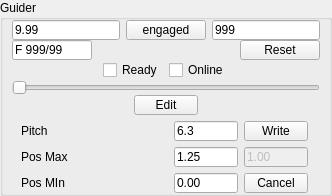
       <widget class="QGroupBox" name="gbGuider">
        <property name="title">
         <string>Guider</string>
        </property>
        <layout class="QVBoxLayout" name="verticalLayout_14">
         <property name="spacing">
          <number>0</number>
         </property>
         <property name="leftMargin">
          <number>0</number>
         </property>
         <property name="topMargin">
          <number>0</number>
         </property>
         <property name="rightMargin">
          <number>0</number>
         </property>
         <property name="bottomMargin">
          <number>0</number>
         </property>
         <item>
          <widget class="QGroupBox" name="groupBox_54">
           <property name="maximumSize">
            <size>
             <width>16777215</width>
             <height>30</height>
            </size>
           </property>
           <property name="styleSheet">
            <string notr="true">QGroupBox {
    border: none;
    margin-top: 0px;
}
</string>
           </property>
           <property name="title">
            <string/>
           </property>
           <layout class="QHBoxLayout" name="horizontalLayout_36">
            <property name="topMargin">
             <number>0</number>
            </property>
            <property name="bottomMargin">
             <number>0</number>
            </property>
            <item>
             <widget class="QLineEdit" name="txtGuidePosIstUI">
              <property name="maximumSize">
               <size>
                <width>16777215</width>
                <height>20</height>
               </size>
              </property>
              <property name="text">
               <string>9.99</string>
              </property>
             </widget>
            </item>
            <item>
             <widget class="QPushButton" name="btnGuideEngaged">
              <property name="maximumSize">
               <size>
                <width>16777215</width>
                <height>20</height>
               </size>
              </property>
              <property name="text">
               <string>engaged</string>
              </property>
             </widget>
            </item>
            <item>
             <widget class="QLineEdit" name="txtGuideIstSpeedUI">
              <property name="maximumSize">
               <size>
                <width>16777215</width>
                <height>20</height>
               </size>
              </property>
              <property name="text">
               <string>999</string>
              </property>
             </widget>
            </item>
           </layout>
          </widget>
         </item>
         <item>
          <widget class="QGroupBox" name="groupBox_53">
           <property name="maximumSize">
            <size>
             <width>16777215</width>
             <height>30</height>
            </size>
           </property>
           <property name="styleSheet">
            <string notr="true">QGroupBox {
    border: none;
    margin-top: 0px;
}
</string>
           </property>
           <property name="title">
            <string/>
           </property>
           <layout class="QHBoxLayout" name="horizontalLayout_37">
            <property name="topMargin">
             <number>0</number>
            </property>
            <property name="bottomMargin">
             <number>0</number>
            </property>
            <item>
             <widget class="QLineEdit" name="txtGuideStatus">
              <property name="maximumSize">
               <size>
                <width>80</width>
                <height>20</height>
               </size>
              </property>
              <property name="text">
               <string>F 999/99</string>
              </property>
             </widget>
            </item>
            <item>
             <spacer name="horizontalSpacer_41">
              <property name="orientation">
               <enum>Qt::Orientation::Horizontal</enum>
              </property>
              <property name="sizeHint" stdset="0">
               <size>
                <width>40</width>
                <height>20</height>
               </size>
              </property>
             </spacer>
            </item>
            <item>
             <widget class="QPushButton" name="btnGuideReset">
              <property name="maximumSize">
               <size>
                <width>16777215</width>
                <height>20</height>
               </size>
              </property>
              <property name="text">
               <string>Reset</string>
              </property>
             </widget>
            </item>
           </layout>
          </widget>
         </item>
         <item>
          <widget class="QGroupBox" name="groupBox_50">
           <property name="maximumSize">
            <size>
             <width>16777215</width>
             <height>30</height>
            </size>
           </property>
           <property name="styleSheet">
            <string notr="true">QGroupBox {
    border: none;
    margin-top: 0px;
}
</string>
           </property>
           <property name="title">
            <string/>
           </property>
           <layout class="QHBoxLayout" name="horizontalLayout_38">
            <property name="topMargin">
             <number>0</number>
            </property>
            <property name="bottomMargin">
             <number>0</number>
            </property>
            <item>
             <spacer name="horizontalSpacer_39">
              <property name="orientation">
               <enum>Qt::Orientation::Horizontal</enum>
              </property>
              <property name="sizeHint" stdset="0">
               <size>
                <width>40</width>
                <height>20</height>
               </size>
              </property>
             </spacer>
            </item>
            <item>
             <widget class="QCheckBox" name="cbGuideReady">
              <property name="maximumSize">
               <size>
                <width>16777215</width>
                <height>20</height>
               </size>
              </property>
              <property name="text">
               <string>Ready</string>
              </property>
             </widget>
            </item>
            <item>
             <widget class="QCheckBox" name="cbGuideOnline">
              <property name="maximumSize">
               <size>
                <width>16777215</width>
                <height>20</height>
               </size>
              </property>
              <property name="text">
               <string>Online</string>
              </property>
             </widget>
            </item>
            <item>
             <spacer name="horizontalSpacer_40">
              <property name="orientation">
               <enum>Qt::Orientation::Horizontal</enum>
              </property>
              <property name="sizeHint" stdset="0">
               <size>
                <width>40</width>
                <height>20</height>
               </size>
              </property>
             </spacer>
            </item>
           </layout>
          </widget>
         </item>
         <item>
          <widget class="QGroupBox" name="groupBox_51">
           <property name="maximumSize">
            <size>
             <width>16777215</width>
             <height>30</height>
            </size>
           </property>
           <property name="styleSheet">
            <string notr="true">QGroupBox {
    border: none;
    margin-top: 0px;
}
</string>
           </property>
           <property name="title">
            <string/>
           </property>
           <layout class="QHBoxLayout" name="horizontalLayout_39">
            <property name="topMargin">
             <number>0</number>
            </property>
            <property name="bottomMargin">
             <number>0</number>
            </property>
            <item>
             <widget class="QSlider" name="sldGuideSpeed">
              <property name="maximumSize">
               <size>
                <width>16777215</width>
                <height>20</height>
               </size>
              </property>
              <property name="orientation">
               <enum>Qt::Orientation::Horizontal</enum>
              </property>
             </widget>
            </item>
           </layout>
          </widget>
         </item>
         <item>
          <widget class="QGroupBox" name="groupBox_52">
           <property name="styleSheet">
            <string notr="true">QGroupBox {
    border: none;
    margin-top: 0px;
}
</string>
           </property>
           <property name="title">
            <string/>
           </property>
           <layout class="QVBoxLayout" name="verticalLayout_15">
            <property name="topMargin">
             <number>0</number>
            </property>
            <property name="bottomMargin">
             <number>0</number>
            </property>
            <item>
             <widget class="QGroupBox" name="groupBox_7">
              <property name="styleSheet">
               <string notr="true">QGroupBox {
    border: none;
    margin-top: 0px;
}
</string>
              </property>
              <property name="title">
               <string/>
              </property>
              <layout class="QHBoxLayout" name="horizontalLayout_48">
               <property name="spacing">
                <number>0</number>
               </property>
               <property name="leftMargin">
                <number>0</number>
               </property>
               <property name="topMargin">
                <number>0</number>
               </property>
               <property name="rightMargin">
                <number>0</number>
               </property>
               <property name="bottomMargin">
                <number>0</number>
               </property>
               <item>
                <spacer name="horizontalSpacer_34">
                 <property name="orientation">
                  <enum>Qt::Orientation::Horizontal</enum>
                 </property>
                 <property name="sizeHint" stdset="0">
                  <size>
                   <width>40</width>
                   <height>20</height>
                  </size>
                 </property>
                </spacer>
               </item>
               <item>
                <widget class="QPushButton" name="btnGuideEdit">
                 <property name="maximumSize">
                  <size>
                   <width>64</width>
                   <height>20</height>
                  </size>
                 </property>
                 <property name="text">
                  <string>Edit</string>
                 </property>
                </widget>
               </item>
               <item>
                <spacer name="horizontalSpacer_2">
                 <property name="orientation">
                  <enum>Qt::Orientation::Horizontal</enum>
                 </property>
                 <property name="sizeHint" stdset="0">
                  <size>
                   <width>64</width>
                   <height>20</height>
                  </size>
                 </property>
                </spacer>
               </item>
              </layout>
             </widget>
            </item>
            <item>
             <widget class="QGroupBox" name="groupBox_55">
              <property name="maximumSize">
               <size>
                <width>16777215</width>
                <height>30</height>
               </size>
              </property>
              <property name="styleSheet">
               <string notr="true">QGroupBox {
    border: none;
    margin-top: 0px;
}
</string>
              </property>
              <property name="title">
               <string/>
              </property>
              <layout class="QHBoxLayout" name="horizontalLayout_42">
               <property name="topMargin">
                <number>0</number>
               </property>
               <property name="rightMargin">
                <number>12</number>
               </property>
               <property name="bottomMargin">
                <number>0</number>
               </property>
               <item>
                <widget class="QLabel" name="label_28">
                 <property name="maximumSize">
                  <size>
                   <width>16777215</width>
                   <height>20</height>
                  </size>
                 </property>
                 <property name="text">
                  <string>Pitch</string>
                 </property>
                </widget>
               </item>
               <item>
                <widget class="QLineEdit" name="txtGuidePitch">
                 <property name="minimumSize">
                  <size>
                   <width>64</width>
                   <height>0</height>
                  </size>
                 </property>
                 <property name="maximumSize">
                  <size>
                   <width>64</width>
                   <height>20</height>
                  </size>
                 </property>
                 <property name="text">
                  <string>6.3</string>
                 </property>
                </widget>
               </item>
               <item>
                <widget class="QPushButton" name="btnGuideWrite">
                 <property name="maximumSize">
                  <size>
                   <width>64</width>
                   <height>20</height>
                  </size>
                 </property>
                 <property name="text">
                  <string>Write</string>
                 </property>
                </widget>
               </item>
              </layout>
             </widget>
            </item>
            <item>
             <widget class="QGroupBox" name="groupBox_57">
              <property name="maximumSize">
               <size>
                <width>16777215</width>
                <height>30</height>
               </size>
              </property>
              <property name="styleSheet">
               <string notr="true">QGroupBox {
    border: none;
    margin-top: 0px;
}
</string>
              </property>
              <property name="title">
               <string/>
              </property>
              <layout class="QHBoxLayout" name="horizontalLayout_41">
               <property name="topMargin">
                <number>0</number>
               </property>
               <property name="rightMargin">
                <number>12</number>
               </property>
               <property name="bottomMargin">
                <number>0</number>
               </property>
               <item>
                <widget class="QLabel" name="label_29">
                 <property name="maximumSize">
                  <size>
                   <width>16777215</width>
                   <height>20</height>
                  </size>
                 </property>
                 <property name="text">
                  <string>Pos Max</string>
                 </property>
                </widget>
               </item>
               <item>
                <widget class="QLineEdit" name="txtGuidePosMax">
                 <property name="minimumSize">
                  <size>
                   <width>64</width>
                   <height>0</height>
                  </size>
                 </property>
                 <property name="maximumSize">
                  <size>
                   <width>64</width>
                   <height>20</height>
                  </size>
                 </property>
                 <property name="text">
                  <string>1.25</string>
                 </property>
                </widget>
               </item>
               <item>
                <widget class="QLineEdit" name="txtGuidePosMaxMax">
                 <property name="enabled">
                  <bool>false</bool>
                 </property>
                 <property name="maximumSize">
                  <size>
                   <width>64</width>
                   <height>20</height>
                  </size>
                 </property>
                 <property name="text">
                  <string>1.00</string>
                 </property>
                </widget>
               </item>
              </layout>
             </widget>
            </item>
            <item>
             <widget class="QGroupBox" name="groupBox_56">
              <property name="maximumSize">
               <size>
                <width>16777215</width>
                <height>30</height>
               </size>
              </property>
              <property name="title">
               <string/>
              </property>
              <layout class="QHBoxLayout" name="horizontalLayout_43">
               <property name="topMargin">
                <number>0</number>
               </property>
               <property name="rightMargin">
                <number>12</number>
               </property>
               <property name="bottomMargin">
                <number>0</number>
               </property>
               <item>
                <widget class="QLabel" name="label_30">
                 <property name="maximumSize">
                  <size>
                   <width>16777215</width>
                   <height>20</height>
                  </size>
                 </property>
                 <property name="text">
                  <string>Pos MIn</string>
                 </property>
                </widget>
               </item>
               <item>
                <widget class="QLineEdit" name="txtGuidePosMin">
                 <property name="minimumSize">
                  <size>
                   <width>64</width>
                   <height>0</height>
                  </size>
                 </property>
                 <property name="maximumSize">
                  <size>
                   <width>64</width>
                   <height>20</height>
                  </size>
                 </property>
                 <property name="text">
                  <string>0.00</string>
                 </property>
                </widget>
               </item>
               <item>
                <widget class="QPushButton" name="btnGuideCancel">
                 <property name="maximumSize">
                  <size>
                   <width>64</width>
                   <height>20</height>
                  </size>
                 </property>
                 <property name="text">
                  <string>Cancel</string>
                 </property>
                </widget>
               </item>
              </layout>
             </widget>
            </item>
           </layout>
          </widget>
         </item>
        </layout>
       </widget>
